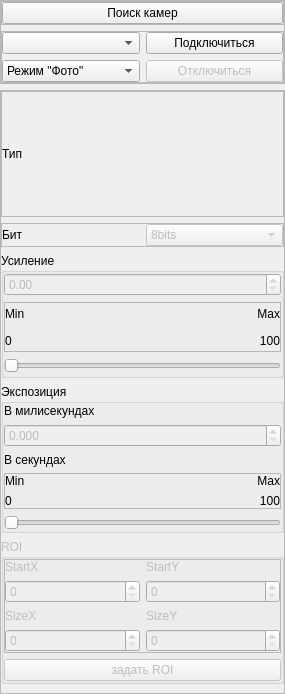
             <widget class="QWidget" name="cameraToolBoxPage">
              <property name="geometry">
               <rect>
                <x>0</x>
                <y>-108</y>
                <width>285</width>
                <height>694</height>
               </rect>
              </property>
              <attribute name="label">
               <string>Управление</string>
              </attribute>
              <layout class="QVBoxLayout" name="verticalLayout_4">
               <property name="leftMargin">
                <number>0</number>
               </property>
               <property name="topMargin">
                <number>0</number>
               </property>
               <property name="rightMargin">
                <number>0</number>
               </property>
               <property name="bottomMargin">
                <number>0</number>
               </property>
               <item>
                <widget class="QFrame" name="cameraConnectionFrame">
                 <property name="sizePolicy">
                  <sizepolicy hsizetype="Preferred" vsizetype="Fixed">
                   <horstretch>0</horstretch>
                   <verstretch>0</verstretch>
                  </sizepolicy>
                 </property>
                 <property name="frameShape">
                  <enum>QFrame::StyledPanel</enum>
                 </property>
                 <property name="frameShadow">
                  <enum>QFrame::Raised</enum>
                 </property>
                 <layout class="QVBoxLayout" name="verticalLayout_5">
                  <property name="leftMargin">
                   <number>0</number>
                  </property>
                  <property name="topMargin">
                   <number>0</number>
                  </property>
                  <property name="rightMargin">
                   <number>0</number>
                  </property>
                  <property name="bottomMargin">
                   <number>0</number>
                  </property>
                  <item>
                   <widget class="QFrame" name="findCamerasFrame">
                    <property name="sizePolicy">
                     <sizepolicy hsizetype="Preferred" vsizetype="Fixed">
                      <horstretch>0</horstretch>
                      <verstretch>0</verstretch>
                     </sizepolicy>
                    </property>
                    <property name="frameShape">
                     <enum>QFrame::StyledPanel</enum>
                    </property>
                    <property name="frameShadow">
                     <enum>QFrame::Raised</enum>
                    </property>
                    <layout class="QVBoxLayout" name="verticalLayout_6">
                     <property name="leftMargin">
                      <number>0</number>
                     </property>
                     <property name="topMargin">
                      <number>0</number>
                     </property>
                     <property name="rightMargin">
                      <number>0</number>
                     </property>
                     <property name="bottomMargin">
                      <number>0</number>
                     </property>
                     <item>
                      <widget class="QPushButton" name="findCamerasButton">
                       <property name="text">
                        <string>Поиск камер</string>
                       </property>
                      </widget>
                     </item>
                    </layout>
                   </widget>
                  </item>
                  <item>
                   <widget class="QFrame" name="connectionFrame">
                    <property name="sizePolicy">
                     <sizepolicy hsizetype="Preferred" vsizetype="Fixed">
                      <horstretch>0</horstretch>
                      <verstretch>0</verstretch>
                     </sizepolicy>
                    </property>
                    <property name="frameShape">
                     <enum>QFrame::StyledPanel</enum>
                    </property>
                    <property name="frameShadow">
                     <enum>QFrame::Raised</enum>
                    </property>
                    <layout class="QGridLayout" name="gridLayout">
                     <property name="leftMargin">
                      <number>0</number>
                     </property>
                     <property name="topMargin">
                      <number>0</number>
                     </property>
                     <property name="rightMargin">
                      <number>0</number>
                     </property>
                     <property name="bottomMargin">
                      <number>0</number>
                     </property>
                     <item row="1" column="1">
                      <widget class="QPushButton" name="disconnectCameraButton">
                       <property name="enabled">
                        <bool>false</bool>
                       </property>
                       <property name="text">
                        <string>Отключиться</string>
                       </property>
                      </widget>
                     </item>
                     <item row="0" column="1">
                      <widget class="QPushButton" name="connectCameraButton">
                       <property name="text">
                        <string>Подключиться</string>
                       </property>
                      </widget>
                     </item>
                     <item row="0" column="0">
                      <widget class="QComboBox" name="cameraComboBox"/>
                     </item>
                     <item row="1" column="0">
                      <widget class="QComboBox" name="modeCameraComboBox">
                       <property name="enabled">
                        <bool>true</bool>
                       </property>
                       <item>
                        <property name="text">
                         <string>Режим &quot;Фото&quot;</string>
                        </property>
                       </item>
                       <item>
                        <property name="text">
                         <string>Режим &quot;Видео&quot;</string>
                        </property>
                       </item>
                      </widget>
                     </item>
                    </layout>
                   </widget>
                  </item>
                 </layout>
                </widget>
               </item>
               <item>
                <widget class="QFrame" name="cameraControlFrame">
                 <property name="enabled">
                  <bool>true</bool>
                 </property>
                 <property name="sizePolicy">
                  <sizepolicy hsizetype="Preferred" vsizetype="Preferred">
                   <horstretch>0</horstretch>
                   <verstretch>0</verstretch>
                  </sizepolicy>
                 </property>
                 <property name="frameShape">
                  <enum>QFrame::StyledPanel</enum>
                 </property>
                 <property name="frameShadow">
                  <enum>QFrame::Raised</enum>
                 </property>
                 <layout class="QVBoxLayout" name="verticalLayout_8">
                  <property name="leftMargin">
                   <number>0</number>
                  </property>
                  <property name="topMargin">
                   <number>0</number>
                  </property>
                  <property name="rightMargin">
                   <number>0</number>
                  </property>
                  <item>
                   <widget class="QFrame" name="cameraTypeFrame">
                    <property name="frameShape">
                     <enum>QFrame::StyledPanel</enum>
                    </property>
                    <property name="frameShadow">
                     <enum>QFrame::Raised</enum>
                    </property>
                    <layout class="QHBoxLayout" name="horizontalLayout_5">
                     <property name="leftMargin">
                      <number>0</number>
                     </property>
                     <property name="topMargin">
                      <number>0</number>
                     </property>
                     <property name="rightMargin">
                      <number>0</number>
                     </property>
                     <property name="bottomMargin">
                      <number>0</number>
                     </property>
                     <item>
                      <widget class="QLabel" name="cameraTypeLabel">
                       <property name="enabled">
                        <bool>true</bool>
                       </property>
                       <property name="text">
                        <string>Тип</string>
                       </property>
                      </widget>
                     </item>
                     <item>
                      <widget class="QLabel" name="cameraTypeValueLabel">
                       <property name="text">
                        <string/>
                       </property>
                      </widget>
                     </item>
                    </layout>
                   </widget>
                  </item>
                  <item>
                   <widget class="QFrame" name="cameraDepthFrame">
                    <property name="sizePolicy">
                     <sizepolicy hsizetype="Preferred" vsizetype="Fixed">
                      <horstretch>0</horstretch>
                      <verstretch>0</verstretch>
                     </sizepolicy>
                    </property>
                    <property name="frameShape">
                     <enum>QFrame::StyledPanel</enum>
                    </property>
                    <property name="frameShadow">
                     <enum>QFrame::Raised</enum>
                    </property>
                    <layout class="QHBoxLayout" name="horizontalLayout_2">
                     <property name="leftMargin">
                      <number>0</number>
                     </property>
                     <property name="topMargin">
                      <number>0</number>
                     </property>
                     <property name="rightMargin">
                      <number>0</number>
                     </property>
                     <property name="bottomMargin">
                      <number>0</number>
                     </property>
                     <item>
                      <widget class="QLabel" name="cameraDepthLabel">
                       <property name="text">
                        <string>Бит</string>
                       </property>
                      </widget>
                     </item>
                     <item>
                      <widget class="QComboBox" name="cameraDepthComboBox">
                       <property name="enabled">
                        <bool>false</bool>
                       </property>
                       <item>
                        <property name="text">
                         <string>8bits</string>
                        </property>
                       </item>
                       <item>
                        <property name="text">
                         <string>16bits</string>
                        </property>
                       </item>
                      </widget>
                     </item>
                    </layout>
                   </widget>
                  </item>
                  <item>
                   <widget class="QGroupBox" name="cameraGainGroupBox">
                    <property name="enabled">
                     <bool>true</bool>
                    </property>
                    <property name="title">
                     <string>Усиление</string>
                    </property>
                    <layout class="QVBoxLayout" name="verticalLayout_7">
                     <property name="leftMargin">
                      <number>0</number>
                     </property>
                     <property name="topMargin">
                      <number>0</number>
                     </property>
                     <property name="rightMargin">
                      <number>0</number>
                     </property>
                     <property name="bottomMargin">
                      <number>0</number>
                     </property>
                     <item>
                      <widget class="QDoubleSpinBox" name="cameraGainDSpinBox">
                       <property name="enabled">
                        <bool>false</bool>
                       </property>
                       <property name="sizePolicy">
                        <sizepolicy hsizetype="Preferred" vsizetype="Fixed">
                         <horstretch>0</horstretch>
                         <verstretch>0</verstretch>
                        </sizepolicy>
                       </property>
                       <property name="decimals">
                        <number>2</number>
                       </property>
                      </widget>
                     </item>
                     <item>
                      <widget class="QFrame" name="cameraGainMinMaxFrame">
                       <property name="enabled">
                        <bool>true</bool>
                       </property>
                       <property name="sizePolicy">
                        <sizepolicy hsizetype="Preferred" vsizetype="Fixed">
                         <horstretch>0</horstretch>
                         <verstretch>0</verstretch>
                        </sizepolicy>
                       </property>
                       <property name="maximumSize">
                        <size>
                         <width>16777215</width>
                         <height>50</height>
                        </size>
                       </property>
                       <property name="frameShape">
                        <enum>QFrame::StyledPanel</enum>
                       </property>
                       <property name="frameShadow">
                        <enum>QFrame::Raised</enum>
                       </property>
                       <layout class="QGridLayout" name="gridLayout_2">
                        <property name="leftMargin">
                         <number>0</number>
                        </property>
                        <property name="topMargin">
                         <number>0</number>
                        </property>
                        <property name="rightMargin">
                         <number>0</number>
                        </property>
                        <property name="bottomMargin">
                         <number>0</number>
                        </property>
                        <item row="4" column="1">
                         <widget class="QLabel" name="cameraGMaxValLabel">
                          <property name="text">
                           <string>100</string>
                          </property>
                          <property name="alignment">
                           <set>Qt::AlignRight|Qt::AlignTrailing|Qt::AlignVCenter</set>
                          </property>
                         </widget>
                        </item>
                        <item row="4" column="0">
                         <widget class="QLabel" name="cameraGMinValLabel">
                          <property name="text">
                           <string>0</string>
                          </property>
                         </widget>
                        </item>
                        <item row="1" column="1">
                         <widget class="QLabel" name="cameraGMaxLabel">
                          <property name="text">
                           <string>Max</string>
                          </property>
                          <property name="alignment">
                           <set>Qt::AlignRight|Qt::AlignTrailing|Qt::AlignVCenter</set>
                          </property>
                         </widget>
                        </item>
                        <item row="1" column="0">
                         <widget class="QLabel" name="cameraGMinLabel">
                          <property name="text">
                           <string>Min</string>
                          </property>
                         </widget>
                        </item>
                       </layout>
                      </widget>
                     </item>
                     <item>
                      <widget class="QSlider" name="cameraGainHSlider">
                       <property name="enabled">
                        <bool>false</bool>
                       </property>
                       <property name="orientation">
                        <enum>Qt::Horizontal</enum>
                       </property>
                      </widget>
                     </item>
                    </layout>
                   </widget>
                  </item>
                  <item>
                   <widget class="QGroupBox" name="cameraExposureGroupBox">
                    <property name="enabled">
                     <bool>true</bool>
                    </property>
                    <property name="title">
                     <string>Экспозиция</string>
                    </property>
                    <layout class="QVBoxLayout" name="verticalLayout_18">
                     <property name="leftMargin">
                      <number>0</number>
                     </property>
                     <property name="topMargin">
                      <number>0</number>
                     </property>
                     <property name="rightMargin">
                      <number>0</number>
                     </property>
                     <property name="bottomMargin">
                      <number>0</number>
                     </property>
                     <item>
                      <widget class="QLabel" name="label_2">
                       <property name="text">
                        <string>В милисекундах</string>
                       </property>
                      </widget>
                     </item>
                     <item>
                      <widget class="QDoubleSpinBox" name="cameraExposureDSpinBox">
                       <property name="enabled">
                        <bool>false</bool>
                       </property>
                       <property name="sizePolicy">
                        <sizepolicy hsizetype="Preferred" vsizetype="Preferred">
                         <horstretch>0</horstretch>
                         <verstretch>0</verstretch>
                        </sizepolicy>
                       </property>
                       <property name="decimals">
                        <number>3</number>
                       </property>
                      </widget>
                     </item>
                     <item>
                      <widget class="QLabel" name="label">
                       <property name="text">
                        <string>В секундах</string>
                       </property>
                      </widget>
                     </item>
                     <item>
                      <widget class="QFrame" name="cameraExpMinMaxFrame">
                       <property name="maximumSize">
                        <size>
                         <width>16777215</width>
                         <height>50</height>
                        </size>
                       </property>
                       <property name="frameShape">
                        <enum>QFrame::StyledPanel</enum>
                       </property>
                       <property name="frameShadow">
                        <enum>QFrame::Raised</enum>
                       </property>
                       <layout class="QGridLayout" name="gridLayout_3">
                        <property name="leftMargin">
                         <number>0</number>
                        </property>
                        <property name="topMargin">
                         <number>0</number>
                        </property>
                        <property name="rightMargin">
                         <number>0</number>
                        </property>
                        <property name="bottomMargin">
                         <number>0</number>
                        </property>
                        <item row="1" column="1">
                         <widget class="QLabel" name="cameraExpMaxValLabel">
                          <property name="text">
                           <string>100</string>
                          </property>
                          <property name="alignment">
                           <set>Qt::AlignRight|Qt::AlignTrailing|Qt::AlignVCenter</set>
                          </property>
                         </widget>
                        </item>
                        <item row="0" column="1">
                         <widget class="QLabel" name="cameraExpMaxLabel">
                          <property name="text">
                           <string>Max</string>
                          </property>
                          <property name="alignment">
                           <set>Qt::AlignRight|Qt::AlignTrailing|Qt::AlignVCenter</set>
                          </property>
                         </widget>
                        </item>
                        <item row="0" column="0">
                         <widget class="QLabel" name="cameraExpMinLabel">
                          <property name="text">
                           <string>Min</string>
                          </property>
                         </widget>
                        </item>
                        <item row="1" column="0">
                         <widget class="QLabel" name="cameraExpMinValLabel">
                          <property name="text">
                           <string>0</string>
                          </property>
                         </widget>
                        </item>
                       </layout>
                      </widget>
                     </item>
                     <item>
                      <widget class="QSlider" name="cameraExposureHSlider">
                       <property name="enabled">
                        <bool>false</bool>
                       </property>
                       <property name="orientation">
                        <enum>Qt::Horizontal</enum>
                       </property>
                      </widget>
                     </item>
                    </layout>
                   </widget>
                  </item>
                  <item>
                   <widget class="QGroupBox" name="cameraRoiGroupBox">
                    <property name="enabled">
                     <bool>false</bool>
                    </property>
                    <property name="title">
                     <string>ROI</string>
                    </property>
                    <layout class="QVBoxLayout" name="verticalLayout_17">
                     <property name="leftMargin">
                      <number>0</number>
                     </property>
                     <property name="topMargin">
                      <number>0</number>
                     </property>
                     <property name="rightMargin">
                      <number>0</number>
                     </property>
                     <property name="bottomMargin">
                      <number>0</number>
                     </property>
                     <item>
                      <widget class="QFrame" name="cameraRoiSettingsFrame">
                       <property name="frameShape">
                        <enum>QFrame::StyledPanel</enum>
                       </property>
                       <property name="frameShadow">
                        <enum>QFrame::Raised</enum>
                       </property>
                       <layout class="QGridLayout" name="gridLayout_7">
                        <property name="leftMargin">
                         <number>0</number>
                        </property>
                        <property name="topMargin">
                         <number>0</number>
                        </property>
                        <property name="rightMargin">
                         <number>0</number>
                        </property>
                        <property name="bottomMargin">
                         <number>0</number>
                        </property>
                        <item row="0" column="1">
                         <widget class="QLabel" name="cameraStartYFrame">
                          <property name="text">
                           <string>StartY</string>
                          </property>
                         </widget>
                        </item>
                        <item row="1" column="0">
                         <widget class="QSpinBox" name="cameraStartXSpinBox"/>
                        </item>
                        <item row="2" column="0">
                         <widget class="QLabel" name="cameraSizeXFrame">
                          <property name="text">
                           <string>SizeX</string>
                          </property>
                         </widget>
                        </item>
                        <item row="0" column="0">
                         <widget class="QLabel" name="cameraStartXFrame">
                          <property name="text">
                           <string>StartX</string>
                          </property>
                         </widget>
                        </item>
                        <item row="1" column="1">
                         <widget class="QSpinBox" name="cameraStartYSpinBox"/>
                        </item>
                        <item row="2" column="1">
                         <widget class="QLabel" name="cameraSizeYFrame">
                          <property name="text">
                           <string>SizeY</string>
                          </property>
                         </widget>
                        </item>
                        <item row="3" column="0">
                         <widget class="QSpinBox" name="cameraSizeXSpinBox"/>
                        </item>
                        <item row="3" column="1">
                         <widget class="QSpinBox" name="cameraSizeYSpinBox"/>
                        </item>
                       </layout>
                      </widget>
                     </item>
                     <item>
                      <widget class="QPushButton" name="cameraSetRoiButton">
                       <property name="text">
                        <string>задать ROI</string>
                       </property>
                      </widget>
                     </item>
                    </layout>
                   </widget>
                  </item>
                 </layout>
                </widget>
               </item>
              </layout>
             </widget>
